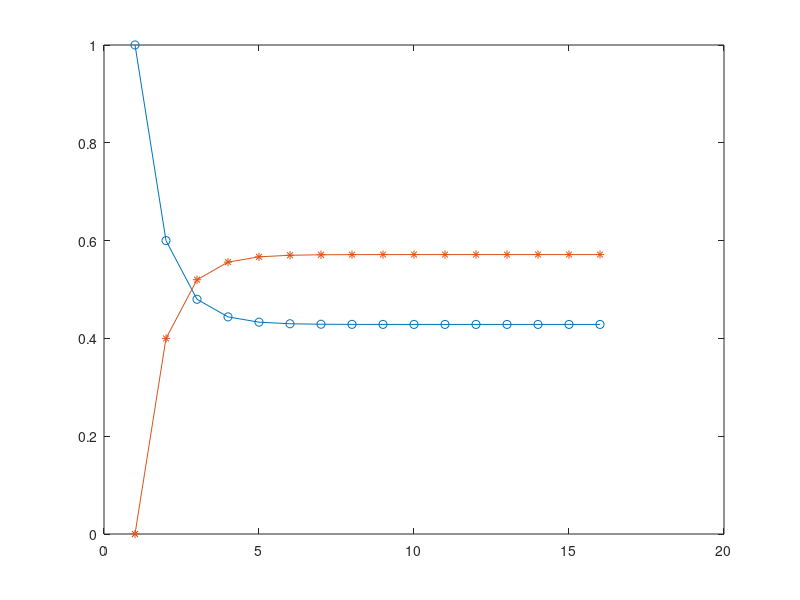

Recreate this plot in MATLAB.
%%%%
v=[1 2 3 4 5];
sum(v);
cumsum(v);

%%%% Markov chain
A=[0.6 0.3;0.4 0.7];
sum(A)  % MUST be [1 1 ...]
pq=zeros(2,16);
pq(1,1)=1;
for i=1:15
    pq(:,i+1)=A*pq(:,i);
end
n=(1:16)';
plot(n,pq(1,:),'o-',n,pq(2,:),'*-');
